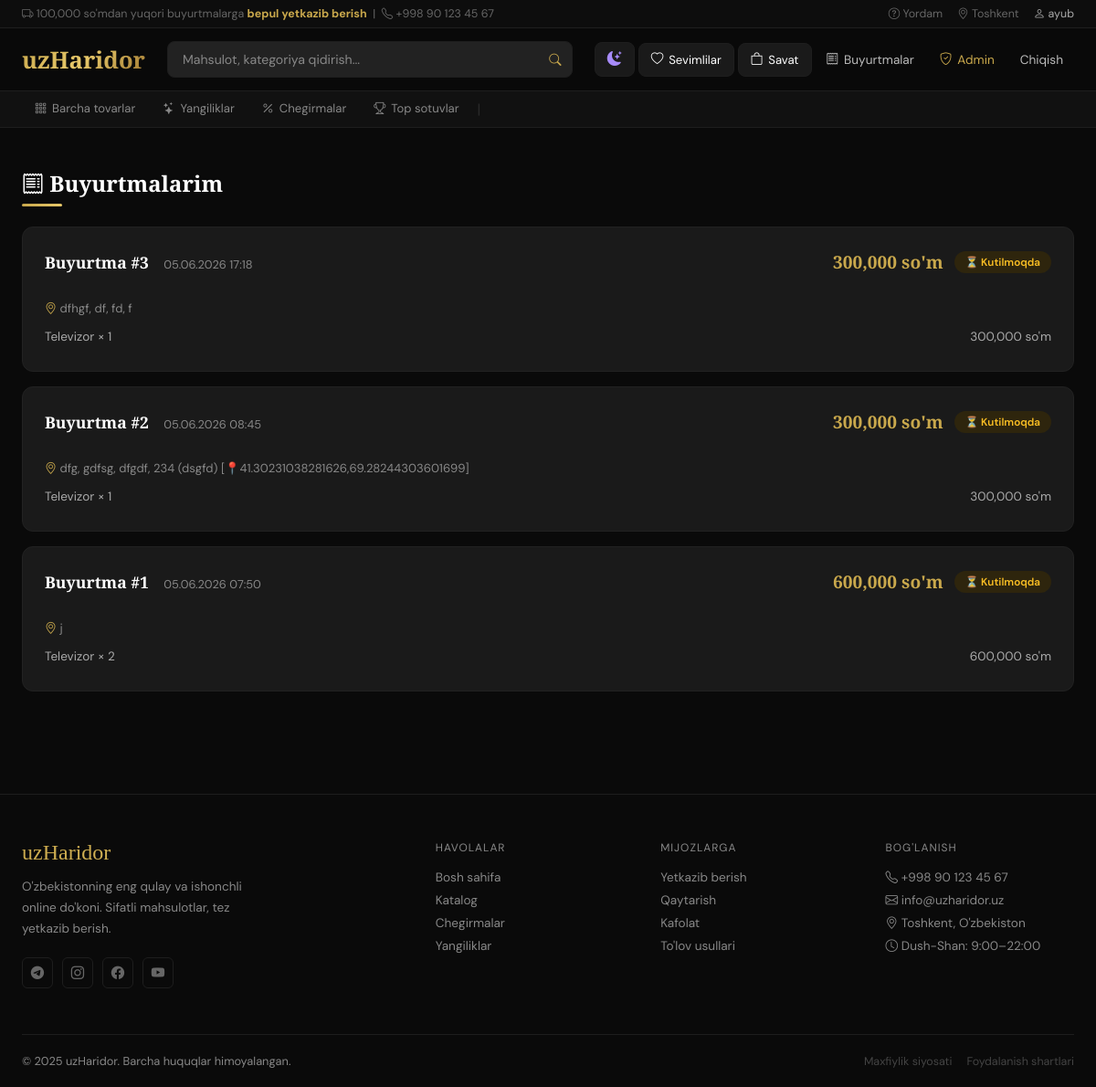
The page /orders (signed in) on the database as committed earlier.
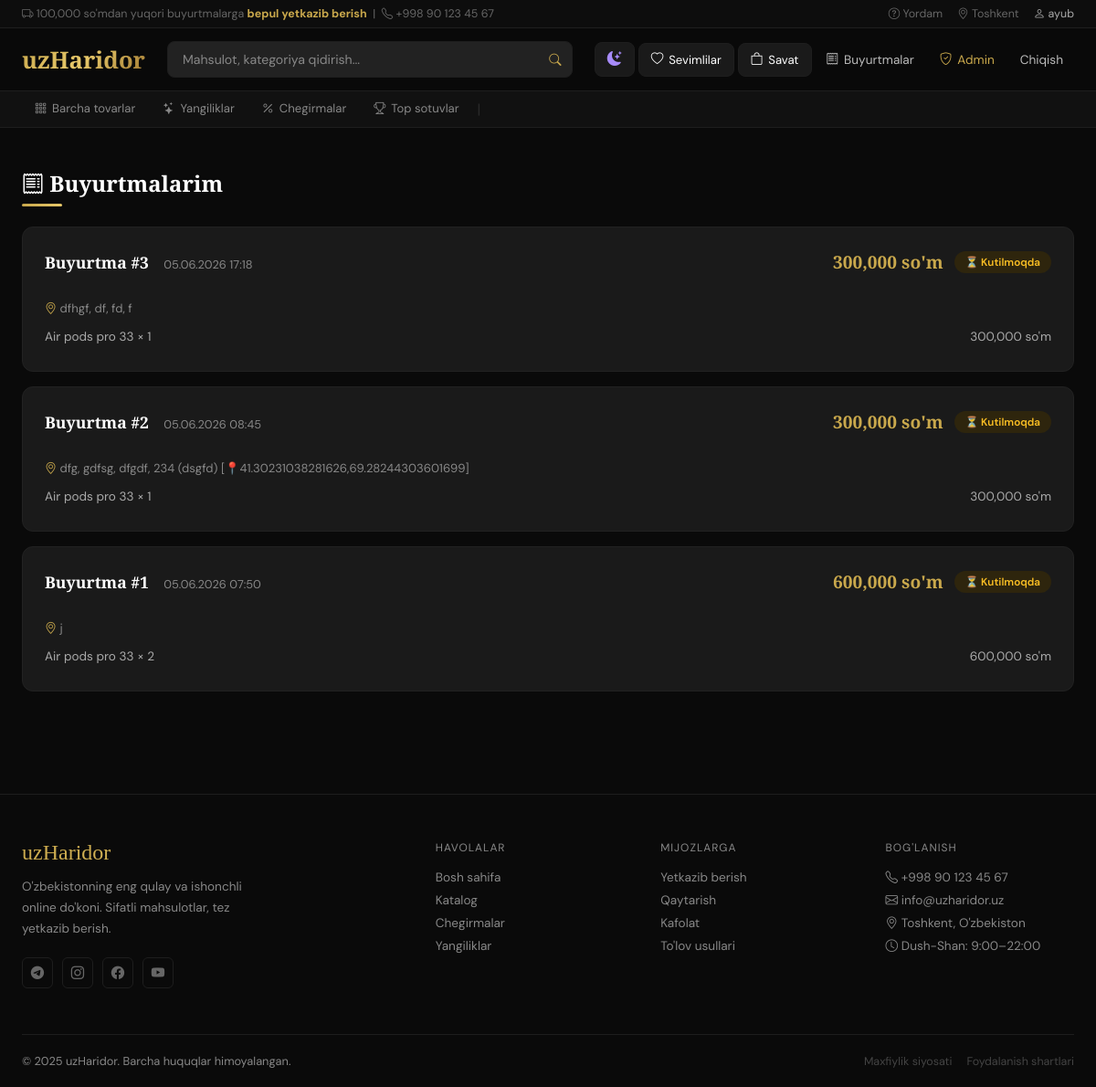
The same page on the database as committed later.
### models.py (models this page shows)
class OrderItem(Base):
    __tablename__ = "order_items"
    id = Column(Integer, primary_key=True)
    order_id = Column(Integer, ForeignKey("orders.id"), nullable=False)
    product_id = Column(Integer, ForeignKey("products.id"), nullable=False)
    quantity = Column(Integer, default=1)
    price = Column(Float, nullable=False)
    order = relationship("Order", back_populates="items")
    product = relationship("Product")

class Product(Base):
    __tablename__ = "products"
    id = Column(Integer, primary_key=True)
    name = Column(String(200), nullable=False)
    description = Column(String(1000))
    price = Column(Float, nullable=False)
    stock = Column(Integer, default=0)
    image = Column(String(255))
    created_at = Column(DateTime, default=datetime.utcnow)
    category_id = Column(Integer, ForeignKey("categories.id"))
    category = relationship("Category", back_populates="products")

### main.py (the view)
@app.route("/orders")
@login_required
def my_orders():
    db = get_db()
    orders = get_user_orders(db, session["user_id"])
    result = render_template("orders.html", orders=orders)
    db.close()
    return result

### main.py (called while the page is built)
def get_db():
    return SessionLocal()

def login_required(f):
    from functools import wraps
    @wraps(f)
    def decorated(*args, **kwargs):
        if "user_id" not in session:
            flash("Iltimos avval tizimga kiring", "warning")
            return redirect(url_for("login"))
        return f(*args, **kwargs)
    return decorated

### services/order_service.py (called while the page is built)
def get_user_orders(db, user_id):
    return db.query(Order).filter(Order.user_id == user_id).order_by(Order.created_at.desc()).all()

### templates/orders.html (shortened to what this page needs)
{% extends "base.html" %}
{% block content %}
<div style="padding:32px 0;">
    <div class="section-title"><i class="bi bi-receipt"></i> Buyurtmalarim</div>
    <div class="gold-line"></div>
    {% if orders %}
    <div style="display:flex; flex-direction:column; gap:16px;">
        {% for order in orders %}
        <div style="background:var(--dark2); border:1px solid #222; border-radius:12px; padding:24px;">
            <div style="display:flex; justify-content:space-between; align-items:center; margin-bottom:16px;">
                <div>
                    <span style="font-family:'Playfair Display',serif; font-size:1.1rem; font-weight:700; color:#fff;">Buyurtma #{{ order.id }}</span>
                    <span style="color:var(--gray); font-size:0.8rem; margin-left:12px;">{{ order.created_at.strftime('%d.%m.%Y %H:%M') }}</span>
                </div>
                <div style="display:flex; align-items:center; gap:12px;">
                    <span style="font-family:'Playfair Display',serif; font-size:1.2rem; color:var(--gold); font-weight:700;">
                        {{ "{:,.0f}".format(order.total_price) }} so'm
                    </span>
                    <span class="status-badge status-{{ order.status }}">
                        {% if order.status == 'pending' %}⏳ Kutilmoqda
                        {% elif order.status == 'processing' %}🔄 Jarayonda
                        {% elif order.status == 'delivered' %}✅ Yetkazildi
                        {% elif order.status == 'cancelled' %}❌ Bekor{% endif %}
                    </span>
                </div>
            </div>
            <div style="border-top:1px solid #1a1a1a; padding-top:12px;">
                <div style="color:var(--gray); font-size:0.82rem; margin-bottom:10px;">
                    <i class="bi bi-geo-alt" style="color:var(--gold);"></i> {{ order.address }}
                </div>
                {% for item in order.items %}
                <div style="display:flex; justify-content:space-between; font-size:0.85rem; color:#aaa; padding:4px 0; border-bottom:1px solid #1a1a1a;">
                    <span>{{ item.product.name }} × {{ item.quantity }}</span>
                    <span>{{ "{:,.0f}".format(item.price * item.quantity) }} so'm</span>
                </div>
                {% endfor %}
            </div>
        </div>
        {% endfor %}
    </div>
    {% endif %}
</div>
{% endblock %}

Rows that differ between the two databases and show on the page:
changed through a linked row, OrderItem (number 1 of 3 on the later page): product.name "Televizor" → "Air pods pro 33"
changed through a linked row, OrderItem (number 2 of 3 on the later page): product.name "Televizor" → "Air pods pro 33"
changed through a linked row, OrderItem (number 3 of 3 on the later page): product.name "Televizor" → "Air pods pro 33"
